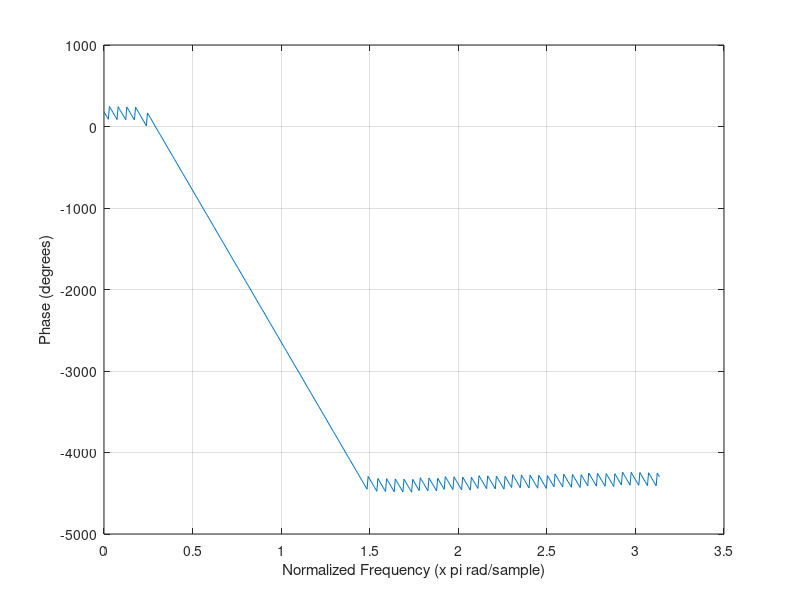
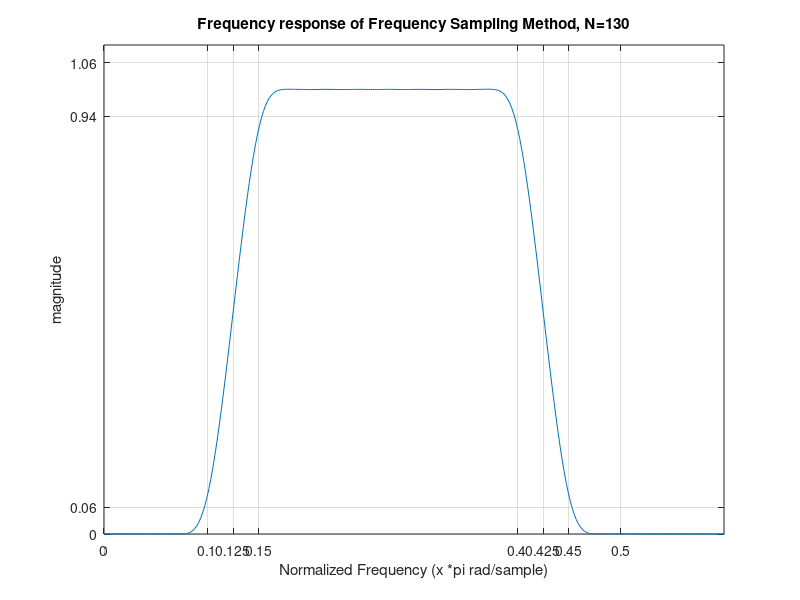

Source code (MATLAB) for these figures, in order:
%FIR FrequencySampling Method
n=130;
f = [0 0.10 0.15 0.40 0.45 1.0];
m = [0 0 1 1 0 0];
s = fir2(n,f,m);
[HS,w] = freqz(s);
figure(2)
plot(w/pi,abs(HS))
set(gca,'YTick',[0 0.06 0.94 1.06])
set(gca,'XTick',[0 0.10 0.125 0.150 0.40 0.425 0.45 0.5])
axis( [ 0 0.6 0 1.1])
grid on
title('Frequency response of Frequency Sampling Method, N=130');
xlabel('Normalized Frequency (x *pi rad/sample)')
ylabel('magnitude')
figure()
plot(w,unwrap(angle(HS))*180/pi)
grid on
xlabel('Normalized Frequency (x pi rad/sample)')
ylabel('Phase (degrees)')